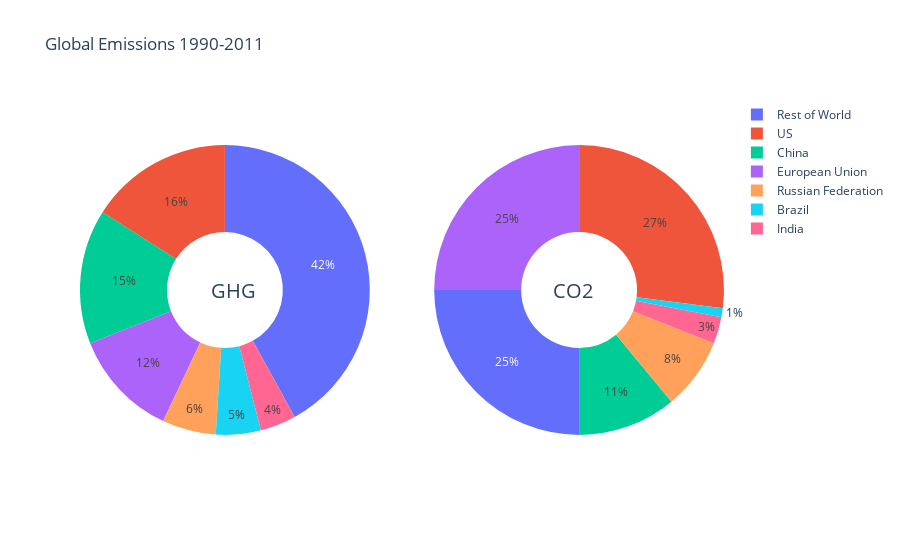

This figure's notebook cell:
### Code cell
import plotly.graph_objects as go
from plotly.subplots import make_subplots

labels = ["US", "China", "European Union", "Russian Federation", "Brazil", "India",
          "Rest of World"]

# Create subplots: use 'domain' type for Pie subplot
fig = make_subplots(rows=1, cols=2, specs=[[{'type':'domain'}, {'type':'domain'}]])
fig.add_trace(go.Pie(labels=labels, values=[16, 15, 12, 6, 5, 4, 42], name="GHG Emissions"),
              1, 1)
fig.add_trace(go.Pie(labels=labels, values=[27, 11, 25, 8, 1, 3, 25], name="CO2 Emissions"),
              1, 2)

# Use `hole` to create a donut-like pie chart
fig.update_traces(hole=.4, hoverinfo="label+percent+name")

fig.update_layout(
    title_text="Global Emissions 1990-2011",
    # Add annotations in the center of the donut pies.
    annotations=[dict(text='GHG', x=0.20, y=0.5, font_size=20, showarrow=False),
                 dict(text='CO2', x=0.80, y=0.5, font_size=20, showarrow=False)])
fig.show()

### Figure 1 — Plotly figure (JSON) as saved in the notebook; plotly's stock layout.template omitted (floating-point values rounded to 4 significant figures)
{"data": [{"domain": {"x": [0, 0.45], "y": [0, 1]}, "hole": 0.4, "hoverinfo": "label+percent+name", "labels": ["US", "China", "European Union", "Russian Federation", "Brazil", "India", "Rest of World"], "name": "GHG Emissions", "type": "pie", "values": [16, 15, 12, 6, 5, 4, 42]}, {"domain": {"x": [0.55, 1], "y": [0, 1]}, "hole": 0.4, "hoverinfo": "label+percent+name", "labels": ["US", "China", "European Union", "Russian Federation", "Brazil", "India", "Rest of World"], "name": "CO2 Emissions", "type": "pie", "values": [27, 11, 25, 8, 1, 3, 25]}], "layout": {"annotations": [{"font": {"size": 20}, "showarrow": false, "text": "GHG", "x": 0.2, "y": 0.5}, {"font": {"size": 20}, "showarrow": false, "text": "CO2", "x": 0.8, "y": 0.5}], "title": {"text": "Global Emissions 1990-2011"}}}
